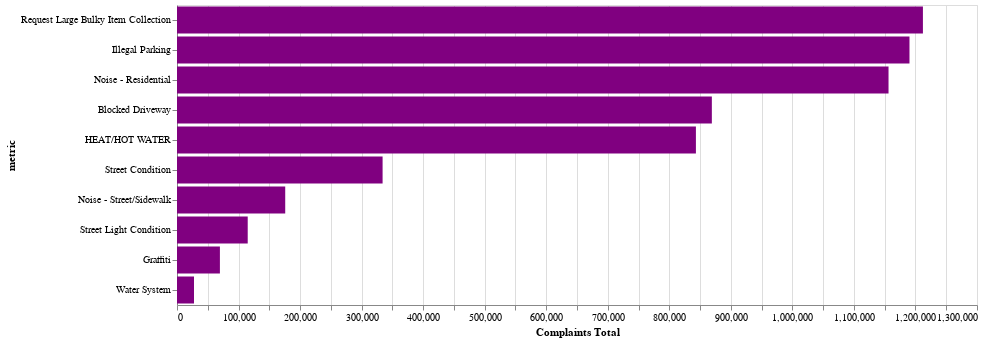

Notebook code cell kept with this figure:
### Code cell
barchart

### Figure 1 — Vega-Lite specification as saved in the notebook (floating-point values rounded to 4 significant figures; data arrays with more than 128 entries replaced by an {"elided": "..."} marker saying what was removed)
{"$schema": "https://vega.github.io/schema/vega-lite/v3.3.0.json", "config": {"mark": {"tooltip": null}, "view": {"height": 300, "width": 400}}, "data": {"name": "data-881d0ddad787ff007bd0f38d8dbfa700"}, "datasets": {"data-881d0ddad787ff007bd0f38d8dbfa700": {"elided": "6840 records"}}, "encoding": {"color": {"value": "purple"}, "tooltip": [{"field": "metric", "type": "nominal"}, {"field": "svalue", "type": "quantitative"}], "x": {"field": "svalue", "title": "Complaints Total", "type": "quantitative"}, "y": {"field": "metric", "sort": {"field": "svalue", "order": "descending"}, "type": "nominal"}}, "mark": "bar", "transform": [{"filter": "datum.metric != 'complaints'"}, {"filter": "datum.boro == 'NYC'"}, {"aggregate": [{"as": "svalue", "field": "value", "op": "sum"}], "groupby": ["metric"]}, {"sort": [{"field": "svalue", "order": "descending"}], "window": [{"as": "rank", "field": "svalue", "op": "rank"}]}, {"filter": "datum.rank <= 10"}], "width": 800}
